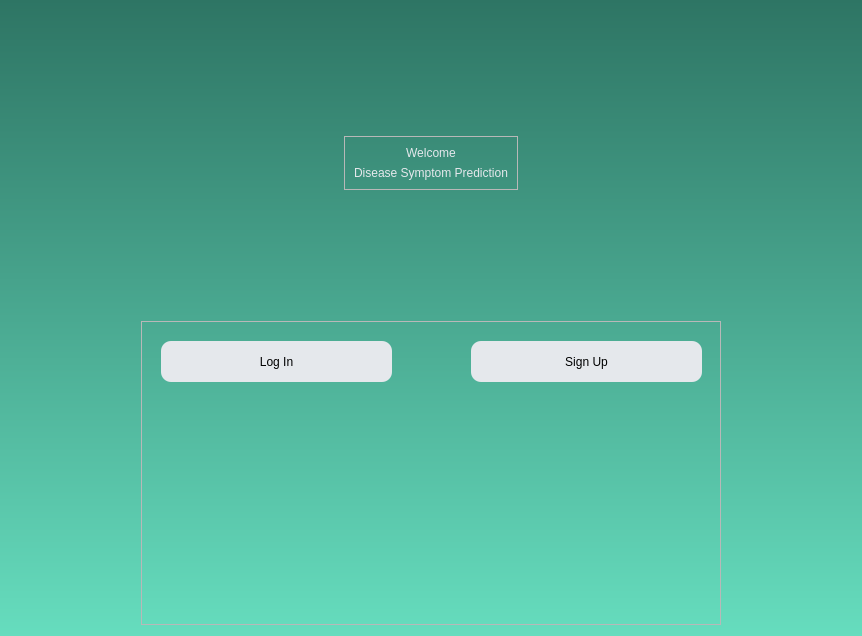
<?xml version="1.0" encoding="UTF-8"?>
<ui version="4.0">
 <class>Dialog</class>
 <widget class="QDialog" name="Dialog">
  <property name="geometry">
   <rect>
    <x>0</x>
    <y>0</y>
    <width>862</width>
    <height>636</height>
   </rect>
  </property>
  <property name="windowTitle">
   <string>Dialog</string>
  </property>
  <property name="styleSheet">
   <string notr="true">QDialog{
background-color: qlineargradient(spread:pad, x1:0, y1:0, x2:0, y2:1, stop:0 rgba(46, 117, 100, 255), stop:1 rgba(102, 221, 190, 255))}</string>
  </property>
  <layout class="QVBoxLayout" name="verticalLayout">
   <item alignment="Qt::AlignHCenter|Qt::AlignVCenter">
    <widget class="QFrame" name="frame">
     <property name="frameShape">
      <enum>QFrame::StyledPanel</enum>
     </property>
     <property name="frameShadow">
      <enum>QFrame::Raised</enum>
     </property>
     <layout class="QVBoxLayout" name="verticalLayout_2">
      <item>
       <widget class="QLabel" name="label">
        <property name="styleSheet">
         <string notr="true">font: 36pt &quot;Century Gothic&quot;;
color: rgb(229, 232, 236);
</string>
        </property>
        <property name="text">
         <string>Welcome</string>
        </property>
        <property name="alignment">
         <set>Qt::AlignCenter</set>
        </property>
       </widget>
      </item>
      <item>
       <widget class="QLabel" name="label_2">
        <property name="styleSheet">
         <string notr="true">font: 20pt &quot;Century Gothic&quot;;
color: rgb(229, 232, 236);</string>
        </property>
        <property name="text">
         <string>Disease Symptom Prediction</string>
        </property>
        <property name="alignment">
         <set>Qt::AlignCenter</set>
        </property>
       </widget>
      </item>
     </layout>
    </widget>
   </item>
   <item alignment="Qt::AlignHCenter">
    <widget class="QFrame" name="frame_2">
     <property name="minimumSize">
      <size>
       <width>580</width>
       <height>100</height>
      </size>
     </property>
     <property name="frameShape">
      <enum>QFrame::StyledPanel</enum>
     </property>
     <property name="frameShadow">
      <enum>QFrame::Raised</enum>
     </property>
     <widget class="QPushButton" name="login">
      <property name="geometry">
       <rect>
        <x>20</x>
        <y>20</y>
        <width>231</width>
        <height>41</height>
       </rect>
      </property>
      <property name="styleSheet">
       <string notr="true">border-radius:10px;
background-color: rgb(229, 232, 236);

font: 14pt &quot;Century Gothic&quot;;
</string>
      </property>
      <property name="text">
       <string>Log In</string>
      </property>
     </widget>
     <widget class="QPushButton" name="signup">
      <property name="geometry">
       <rect>
        <x>330</x>
        <y>20</y>
        <width>231</width>
        <height>41</height>
       </rect>
      </property>
      <property name="styleSheet">
       <string notr="true">border-radius:10px;
background-color: rgb(229, 232, 236);

font: 14pt &quot;Century Gothic&quot;;
</string>
      </property>
      <property name="text">
       <string>Sign Up</string>
      </property>
     </widget>
    </widget>
   </item>
  </layout>
 </widget>
 <resources/>
 <connections/>
</ui>
